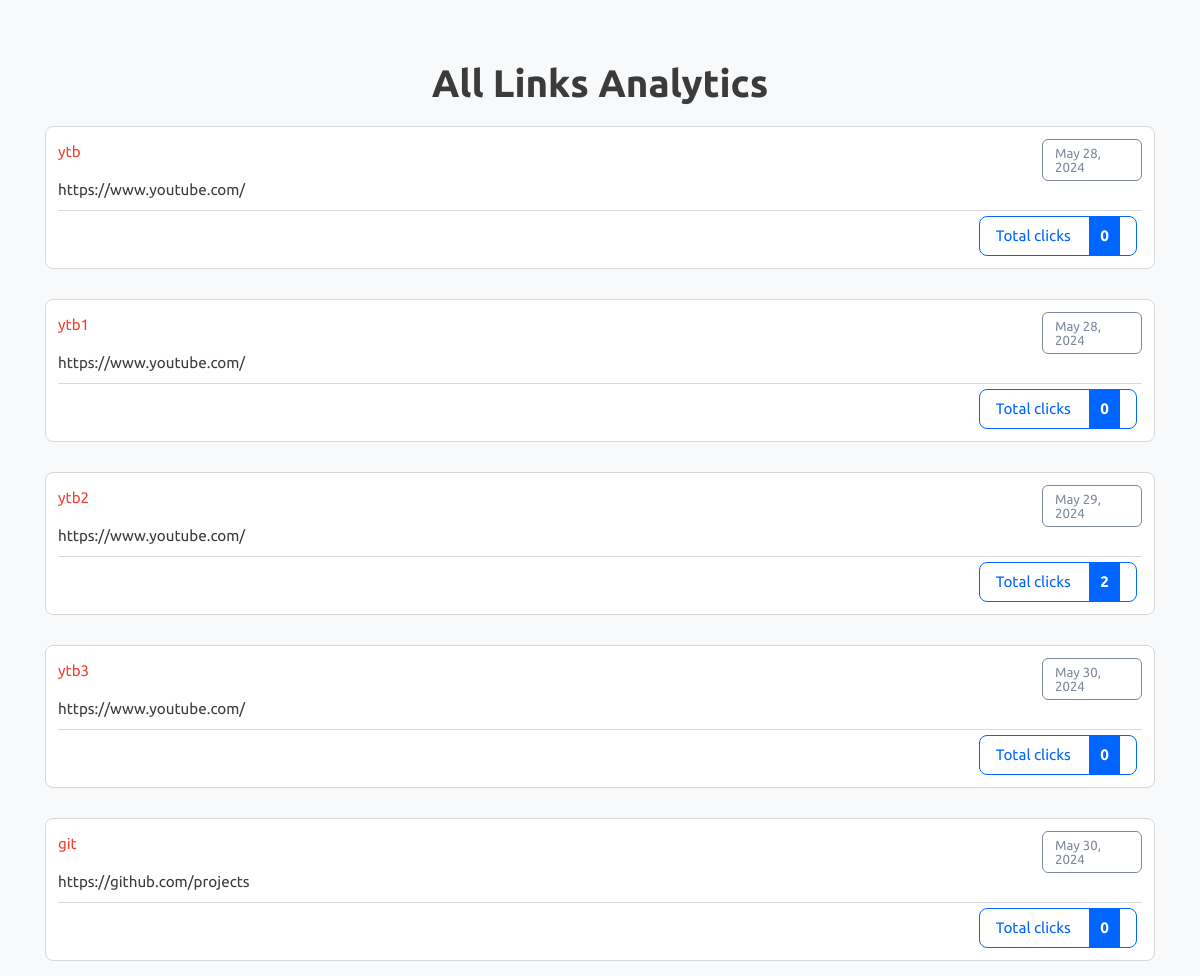
Page /all-analytics on the committed database.
### myapp/models.py (models this page shows)
class LongToShort(models.Model):
    long_url = models.URLField(max_length = 500)
    short_url = models.CharField(max_length = 50, unique = True)
    date = models.DateField(auto_now_add = True)
    clicks = models.IntegerField(default = 0)

### myapp/views.py (the view)
# urls.py: path('all-analytics', views.all_analytics),
def all_analytics(request):
    rows = LongToShort.objects.all()
    context = {
        "rows": rows
    }
    return render(request, "all-analytics.html", context)

### myapp/templates/all-analytics.html (shortened to what this page needs)
{% load static %}
<!DOCTYPE html>
<html lang="en" class="">
<head>
	<link rel="stylesheet" href="{% static 'bootstrap.min.css' %}" type="text/css" media="screen">
	<link rel="stylesheet" href="{% static 'style.css' %}" type="text/css" media="screen">
</head>
<body class="pace-done lout_stats30">
	<main id="content" role="main" class="wyniki wyniki_all">
		<div class="container">
			<div class="row">
				<div class="col-12 page_log_in mt-0">
					<h2 class="h1" style="text-align: center;">All Links Analytics</h2>
				</div>
                {% for object in rows %}
				<div class="url_options url_stats_o" id="1">
					<p class="data_link">{{ object.date }}</p>
					<p class="url_link">
						{{ object.long_url }}
					</p>
					<p id="link" class="link_element">
						<a href=" {{ object.short_url }} " class="short_url_l" target="blank">
                            {{ object.short_url }} </a>
					</p>
					<div class="stats_total btn-cutt click_stats btn_norm">
						<div>Total clicks <strong class="allClicks">{{ object.clicks }}</strong></div>
					</div>
				</div>
                {% endfor %}
			</div>
		</div>
	</main>
</body>
</html>

### rows in the picture
LongToShort: date "May 28, 2024", long_url "https://www.youtube.com/", short_url "ytb", clicks "0"
LongToShort: date "May 28, 2024", long_url "https://www.youtube.com/", short_url "ytb1", clicks "0"
LongToShort: date "May 29, 2024", long_url "https://www.youtube.com/", short_url "ytb2", clicks "2"
LongToShort: date "May 30, 2024", long_url "https://www.youtube.com/", short_url "ytb3", clicks "0"
LongToShort: date "May 30, 2024", long_url "https://github.com/projects", short_url "git", clicks "0"
